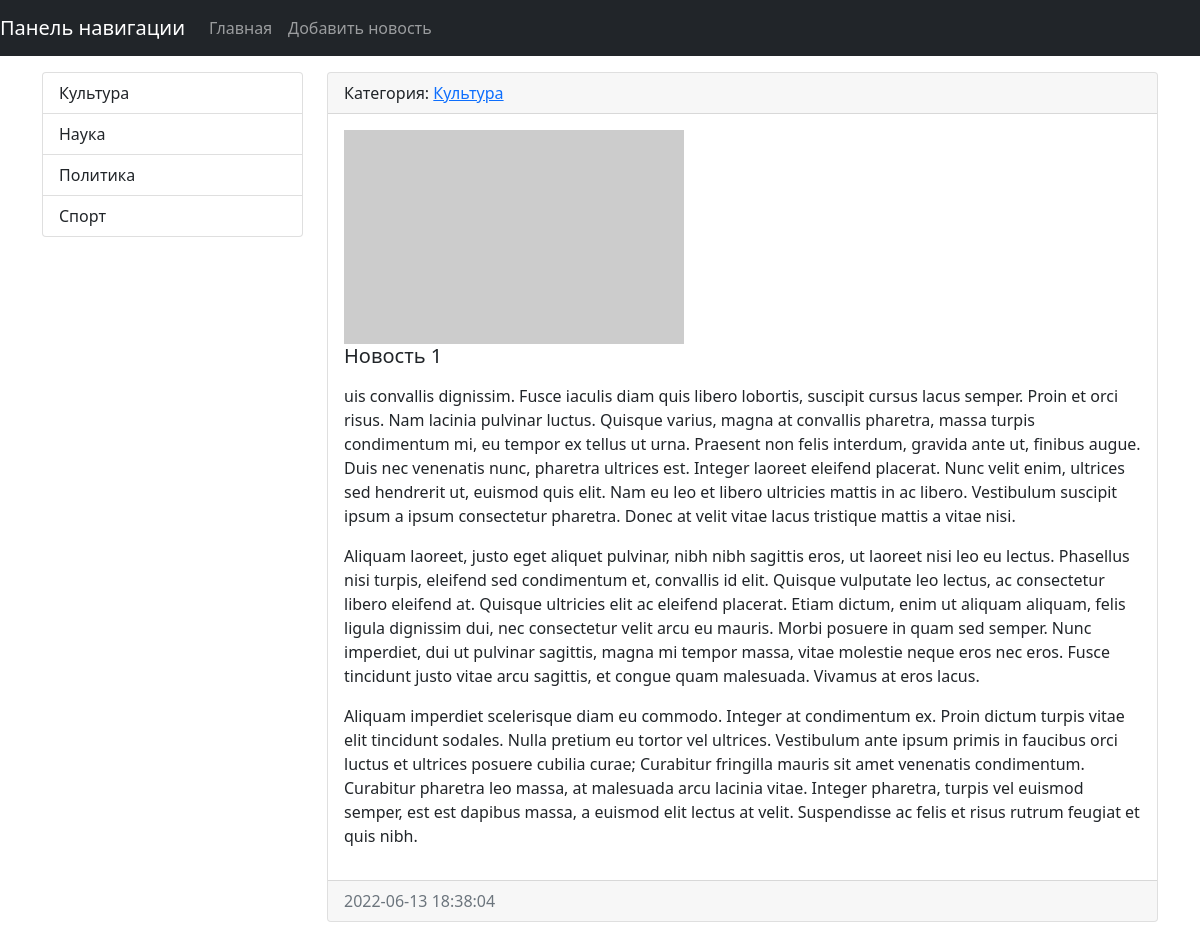
The page /news/1/ on the database its author committed.
### news/models.py (models this page shows, shortened)
class Category(models.Model):
    title = models.CharField(max_length=150, db_index=True, verbose_name='Наименование категории')
    def get_absolute_url(self):
        return reverse('category', kwargs={"category_id": self.pk})
    def __str__(self):
        return self.title
    class Meta:
        verbose_name = 'Категория'
        verbose_name_plural = 'Категории'
        ordering = ['title']

class News(models.Model):
    title = models.CharField(max_length=150, verbose_name = 'Наименование')
    content = models.TextField(blank=True, verbose_name = 'Контент') #blank=True - обозначает поле необязательное к заполнению
    created_at = models.DateTimeField(auto_now_add=True, verbose_name = 'Дата публикации') # auto_now_add=True - обозначает, что дата и время будут создаваться автоматически и при редактировании не изменяться (не обновляться)
    updated_at = models.DateTimeField(auto_now=True, verbose_name = 'Обновлено') # auto_now=True при редактировании (обновлении) новости будет указано время ее редактирования
    photo = models.ImageField(upload_to='photos/%Y/%m/%d/', verbose_name = 'Фото', blank=True) # сохранение по дате при загрузке %Y/%m/%d/
    is_published = models.BooleanField(default=True, verbose_name = 'Опубликовано')  # default=True - новость по умолчанию публикуется
    category = models.ForeignKey('Category', on_delete=models.PROTECT, null=True, verbose_name='Категория')
    views = models.IntegerField(default=0)
    class Meta:
        verbose_name = 'Новость'
        verbose_name_plural = 'Новости'
        ordering = ['created_at']

### news/views.py (the view)
# urls.py: path('news/<int:pk>/', ViewNews.as_view(), name='view_news'),
class ViewNews(DetailView):
    model = News
    context_object_name = 'news_item'

### news/templatetags/news_tags.py (called while the page is built)
@register.simple_tag(name='get_list_categories')
def get_categories():
    return Category.objects.all()

### news/templates/news/news_detail.html (shortened to what this page needs)
{% extends 'base.html' %}
{% block sidebar %}
{% include 'inc/_sidebar.html' %}
{% endblock %}
  {% block content %}
      <div class="card mb-3">
        <div class="card-header">
          Категория: <a href="{{ news_item.category.get_absolute_url }}">{{ news_item.category }}</a>
        </div>
        <div class="card-body">
          <div class="media">
            {% if item.photo %}
              <img src="{{ news_item.photo.url }}" alt="" class="mr-3" width="340" height="214">
            {% else %}
              <img src="https://picsum.photos/340/214.webp" alt="">
            {% endif %}
            <div class="media-body">
              <h5 class="card-title">{{ news_item.title }}</h5>
              <p class="card-text">{{ news_item.content|safe|linebreaks }}</p>
            </div>
          </div>
        </div>
        <div class="card-footer text-muted">
          {{ news_item.created_at|date:"Y-m-d H:i:s" }}
        </div>
      </div>
  {% endblock %}

### templates/inc/_sidebar.html
{% load news_tags %}
<div class="list-group">
  {% get_list_categories as categories %}
  {% for item in categories %}
  <a href="{% url 'category' item.pk %}" class="list-group-item list-group-item-action">{{ item.title }}</a>
  {% endfor %}
</div>

### mysite/static/css/style.css (style rules this page uses)
body { background-color: #FFFFFF; }

### rows shown on the page
Category: title "Культура"
Category: title "Наука"
Category: title "Политика"
Category: title "Спорт"
News: category "Культура", title "Новость 1", content "uis convallis dignissim. Fusce iaculis diam quis libero lobortis, suscipit cursus lacus semper. Proin et orci risus. Nam lacinia pulvinar luctus. Quisque varius, magna at convallis pharetra, massa turpis condimentum mi, eu tempor ex tellus ut urna. Praesent non felis interdum, gravida ante ut, finibus augue. Duis nec venenatis nunc, pharetra ultrices est. Integer laoreet eleifend placerat. Nunc velit enim, ultrices sed hendrerit ut, euismod quis elit. Nam eu leo et libero ultricies mattis in ac libero. Vestibulum suscipit ipsum a ipsum consectetur pharetra. Donec at velit vitae lacus tristique mattis a vitae nisi. Aliquam laoreet, justo eget aliquet pulvinar, nibh nibh sagittis eros, ut…", created_at "2022-06-13 18:38:04"
